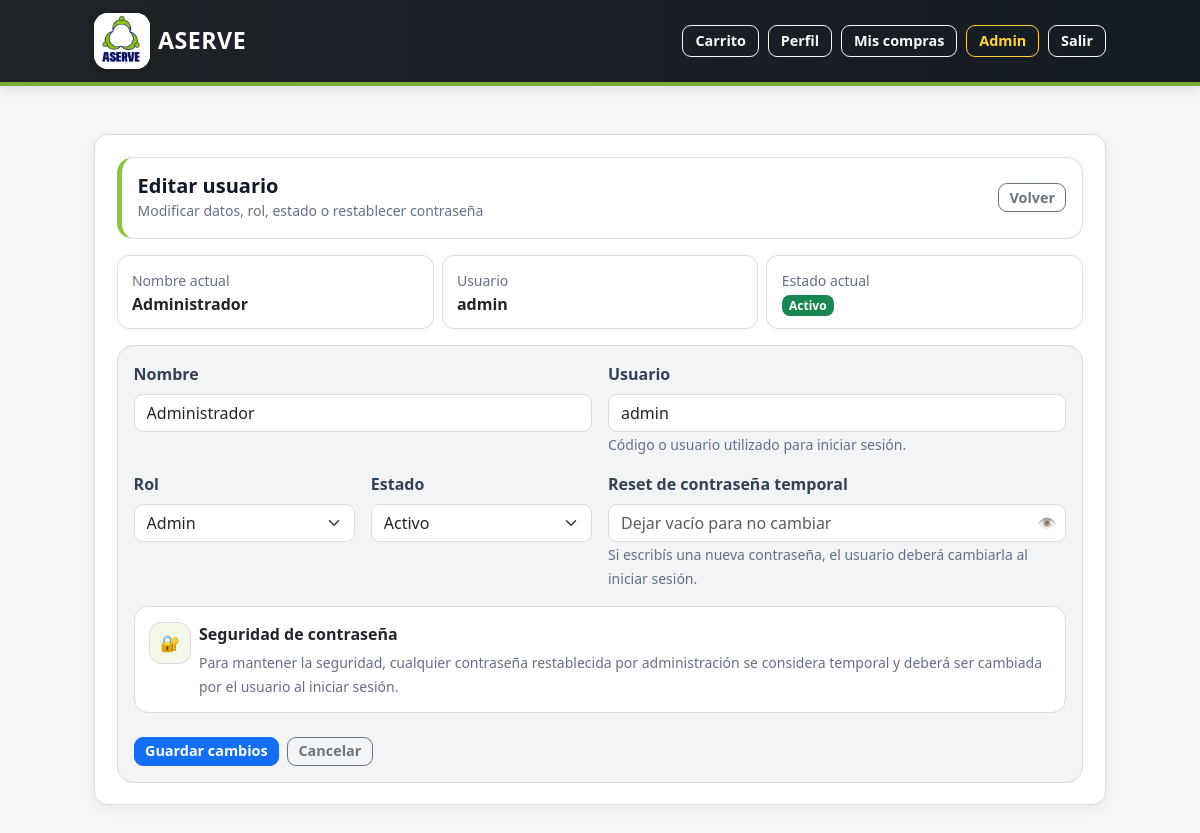
Screenshot of /admin/users/2/edit (signed in) with the database file from the repository.
### tables this page shows
CREATE TABLE users (
    id INTEGER PRIMARY KEY AUTOINCREMENT,
    nombre TEXT NOT NULL,
    usuario TEXT NOT NULL UNIQUE,
    contrasena_hash TEXT NOT NULL,
    rol TEXT NOT NULL CHECK (rol IN ('admin', 'asociado')),
    estado TEXT NOT NULL DEFAULT 'activo' CHECK (estado IN ('activo', 'bloqueado'))
, password_temporal INTEGER DEFAULT 0);

### app.py (the view, shortened to what this page needs)
@app.route("/admin/users/<int:user_id>/edit", methods=["GET", "POST"])
def admin_user_edit(user_id):
    if "user_id" not in session or session.get("rol") != "admin":
        return redirect(url_for("login"))
    db = get_db()
    ensure_app_schema(db)
    u = db.execute(
        "SELECT id, nombre, usuario, rol, estado FROM users WHERE id = ?",
        (user_id,)
    ).fetchone()
    if not u:
        flash("Usuario no encontrado.", "danger")
        return redirect(url_for("admin_users"))
    return render_template("admin_user_edit.html", u=u)

### app.py (called while the page is built)
def get_db():
    if "db" not in g:
        db_folder = os.path.dirname(app.config["DATABASE"])
        os.makedirs(db_folder, exist_ok=True)
        g.db = sqlite3.connect(app.config["DATABASE"])
        g.db.row_factory = sqlite3.Row
    return g.db

@app.before_request
def proteger_acceso_global():
    endpoint = request.endpoint
    if endpoint is None:
        return None
    rutas_publicas = {
        "login",
        "static"
    }
    if endpoint in rutas_publicas:
        return None
    if "user_id" not in session:
        flash("Debes iniciar sesión para acceder a ASERVE.", "warning")
        return redirect(url_for("login"))
    rutas_password_temporal = {
        "cambiar_password_temporal",
        "logout",
        "static"
    }
    if session.get("password_temporal") == 1:
        if endpoint not in rutas_password_temporal:
            flash("Debes cambiar tu contraseña temporal antes de continuar.", "warning")
            return redirect(url_for("cambiar_password_temporal"))
    return None

### templates/admin_user_edit.html (shortened to what this page needs)
{% extends "base.html" %}
{% block content %}
<div class="card shadow-sm">
  <div class="card-body">
    <div class="admin-user-edit-header mb-3">
      <div class="d-flex flex-column flex-md-row justify-content-between align-items-start align-items-md-center gap-3">
        <div>
          <h5 class="mb-0">Editar usuario</h5>
          <small class="text-muted">
            Modificar datos, rol, estado o restablecer contraseña
          </small>
        </div>
        <a class="btn btn-outline-secondary btn-sm" href="{{ url_for('admin_users') }}">
          Volver
        </a>
      </div>
    </div>
    <div class="row g-2 mb-3">
      <div class="col-12 col-md-4">
        <div class="admin-user-edit-summary-box">
          <small class="text-muted">Nombre actual</small>
          <div class="fw-bold">
            {{ u.nombre }}
          </div>
        </div>
      </div>
      <div class="col-6 col-md-4">
        <div class="admin-user-edit-summary-box">
          <small class="text-muted">Usuario</small>
          <div class="fw-bold">
            {{ u.usuario }}
          </div>
        </div>
      </div>
      <div class="col-6 col-md-4">
        <div class="admin-user-edit-summary-box">
          <small class="text-muted">Estado actual</small>
          <div class="fw-bold">
            {% if u.estado == "activo" %}
              <span class="badge bg-success">Activo</span>
            {% else %}
              <span class="badge bg-danger">Bloqueado</span>
            {% endif %}
          </div>
        </div>
      </div>
    </div>
    <div class="admin-user-edit-form">
      <form method="POST">
        <div class="row g-3">
          <div class="col-12 col-md-6">
            <label class="form-label">Nombre</label>
            <input
              class="form-control"
              type="text"
              name="nombre"
              value="{{ u.nombre }}"
              required
              autocomplete="name"
            >
          </div>
          <div class="col-12 col-md-6">
            <label class="form-label">Usuario</label>
            <input
              class="form-control"
              type="text"
              name="usuario"
              value="{{ u.usuario }}"
              required
              autocomplete="username"
            >
            <small class="text-muted">
              Código o usuario utilizado para iniciar sesión.
            </small>
          </div>
          <div class="col-12 col-md-3">
            <label class="form-label">Rol</label>
            <select class="form-select" name="rol" required>
              <option value="admin" {% if u.rol == 'admin' %}selected{% endif %}>
                Admin
              </option>
            </select>
          </div>
          <div class="col-12 col-md-3">
            <label class="form-label">Estado</label>
            <select class="form-select" name="estado" required>
              <option value="activo" {% if u.estado == 'activo' %}selected{% endif %}>
                Activo
              </option>
            </select>
          </div>
          <div class="col-12 col-md-6">
            <label class="form-label">Reset de contraseña temporal</label>
            <div class="admin-user-password-wrap">
              <input
                class="form-control admin-user-password-input"
                name="new_password"
                id="adminUserEditPassword"
                type="password"
                placeholder="Dejar vacío para no cambiar"
                minlength="8"
                pattern="(?=.*[a-z])(?=.*[A-Z])(?=.*\d).{8,}"
                title="Debe tener mínimo 8 caracteres, una mayúscula, una minúscula y un número."
                autocomplete="new-password"
              >
              <button
                type="button"
                class="admin-user-password-toggle"
                data-target="adminUserEditPassword"
                aria-label="Mostrar u ocultar contraseña">
                👁
              </button>
            </div>
            <small class="text-muted">
              Si escribís una nueva contraseña, el usuario deberá cambiarla al iniciar sesión.
            </small>
          </div>
        </div>
        <div class="admin-user-edit-info mt-3">
          <div class="d-flex gap-2 align-items-start">
            <div class="admin-user-edit-icon">
              🔐
            </div>
            <div>
              <div class="fw-semibold mb-1">Seguridad de contraseña</div>
              <small class="text-muted">
                Para mantener la seguridad, cualquier contraseña restablecida por administración
                se considera temporal y deberá ser cambiada por el usuario al iniciar sesión.
              </small>
            </div>
          </div>
        </div>
        <div class="d-flex flex-wrap gap-2 mt-4 admin-user-edit-actions">
          <button class="btn btn-primary btn-sm" type="submit">
            Guardar cambios
          </button>
          <a class="btn btn-outline-secondary btn-sm" href="{{ url_for('admin_users') }}">
            Cancelar
          </a>
        </div>
      </form>
    </div>
  </div>
</div>
{% endblock %}

### templates/base.html (style rules this page uses)
:root { --aserve-navy: #07145f; --aserve-blue-dark: #101828; --aserve-green: #8cc63f; --aserve-green-dark: #6aa72f; --aserve-bg: #f4f6f8; --aserve-card: #ffffff; --aserve-border: #d9dee3; --aserve-text: #111827; --aserve-muted: #667085; }
body { min-height: 100vh; background: var(--aserve-bg); color: var(--aserve-text); }
.card { border: 1px solid var(--aserve-border); border-radius: 14px; box-shadow: 0 4px 14px rgba(16, 24, 40, .06) !important; }
.card-body { padding: 1.35rem; }
h1, h2, h3, h4, h5, h6 { color: var(--aserve-text); font-weight: 750; }
.text-muted { color: var(--aserve-muted) !important; }
.btn { border-radius: 9px; font-weight: 600; }
.btn-primary { background-color: #146ef5; border-color: #146ef5; }
.btn-sm { padding: .28rem .65rem; font-size: .9rem; line-height: 1.25; }
.form-control, .form-select { border-radius: 9px; border-color: var(--aserve-border); }
.form-label { font-weight: 600; color: #344054; }
.badge { border-radius: 8px; font-weight: 700; padding: .38em .6em; }

### templates/admin_user_edit.html (style rules this page uses)
.admin-user-edit-header { border: 1px solid #d9dee3; border-left: 5px solid #8cc63f; border-radius: 16px; background: #ffffff; padding: 1rem; }
.admin-user-edit-summary-box { border: 1px solid #d9dee3; border-radius: 12px; background: #ffffff; padding: .75rem .9rem; height: 100%; }
.admin-user-edit-form { border: 1px solid #d9dee3; border-radius: 16px; background: #f3f4f6; padding: 1rem; }
.admin-user-edit-form .form-control, .admin-user-edit-form .form-select { background-color: #ffffff; }
.admin-user-password-wrap { position: relative; }
.admin-user-password-input { padding-right: 2.4rem; }
.admin-user-password-toggle { position: absolute; top: 50%; right: .65rem; transform: translateY(-50%); border: none; background: transparent; padding: 0; font-size: .9rem; opacity: .6; line-height: 1; }
.admin-user-edit-info { border: 1px solid #d9dee3; border-radius: 14px; background: #ffffff; padding: .9rem; }
.admin-user-edit-icon { width: 42px; height: 42px; border-radius: 12px; background: #f3f8ea; display: grid; place-items: center; flex: 0 0 auto; border: 1px solid #d9dee3; }

### rows the page displays
users: nombre "Administrador", usuario "admin", rol "Admin", estado "Activo"
